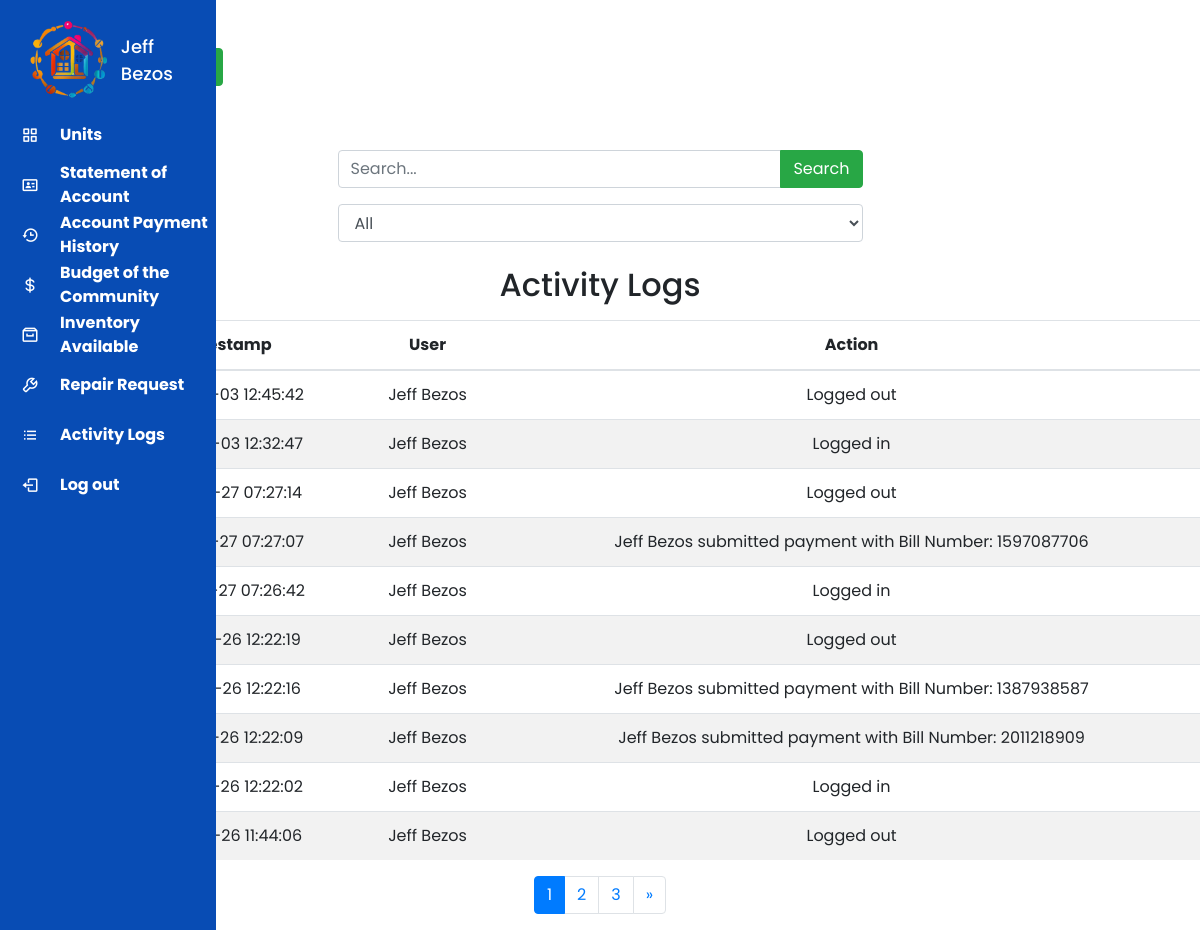
Before: /casa_bougainvilla/tenant_dashboard/activitylogs.php (signed in) with the older database file.
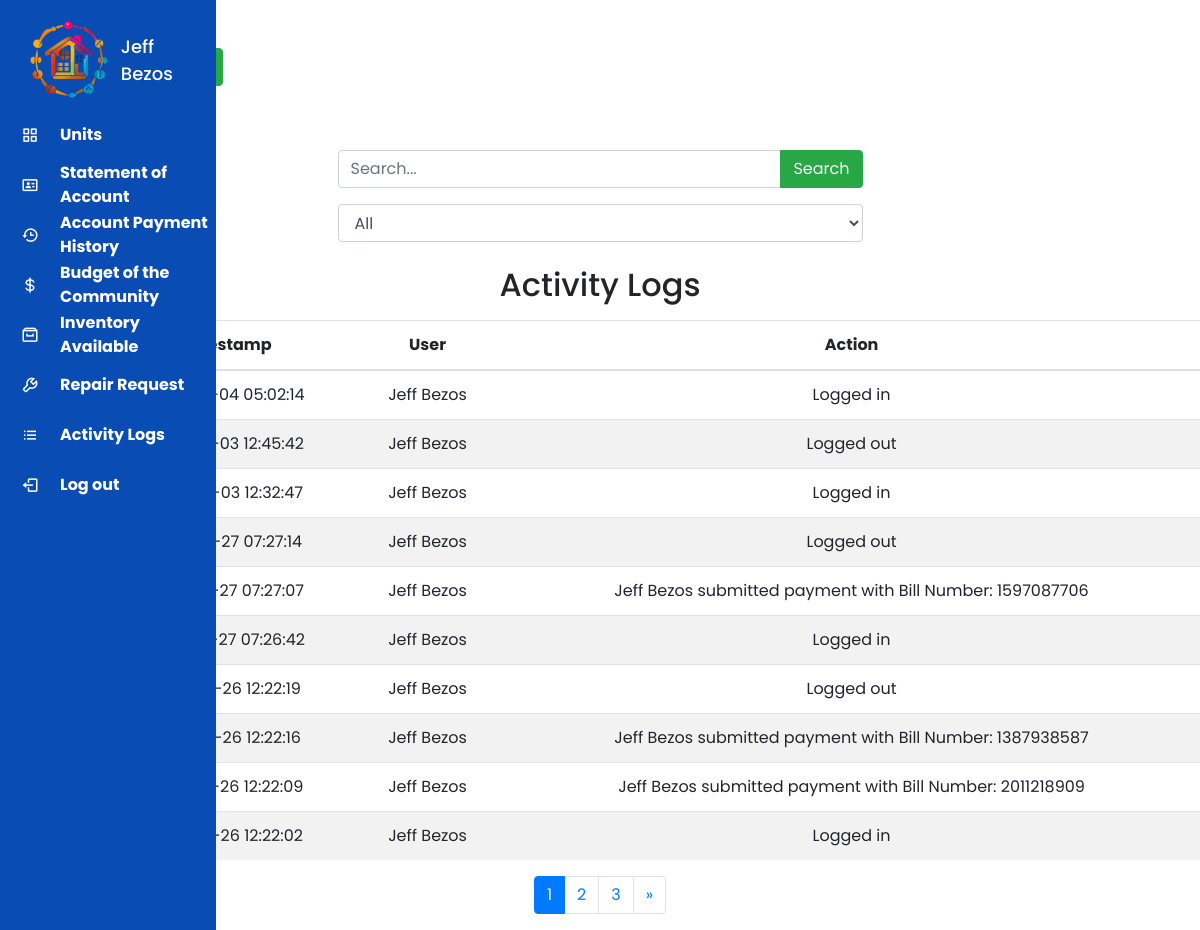
After: the same page with the newer database file.
### tables this page shows
CREATE TABLE `activity_logs` (
  `id` int(11) NOT NULL,
  `timestamp` timestamp NOT NULL DEFAULT current_timestamp(),
  `user` varchar(255) NOT NULL,
  `action` varchar(255) NOT NULL,
  `condominium_id` int(11) DEFAULT NULL,
  `account_number` int(10) NOT NULL
);

### casa_bougainvilla/tenant_dashboard/activitylogs.php (the view, shortened to what this page needs)
<?php
include('../../includes/database.php');
$account_number = $_SESSION['account_number'];
$rowsPerPage = 10;
$page = isset($_GET['page']) ? intval($_GET['page']) : 1;
$offset = ($page - 1) * $rowsPerPage;
$activity_logs_query = "SELECT * FROM activity_logs WHERE condominium_id = 1 AND account_number = ? ORDER BY timestamp DESC LIMIT $offset, $rowsPerPage";
$stmt_logs = $mysqli->prepare($activity_logs_query);
$stmt_logs->bind_param("i", $account_number);
$stmt_logs->execute();
$activity_logs_result = $stmt_logs->get_result();
$totalRows = $mysqli->query("SELECT COUNT(*) as count FROM activity_logs WHERE condominium_id = 1 AND account_number = $account_number")->fetch_assoc()['count'];
$totalPages = ceil($totalRows / $rowsPerPage);
?>
<!DOCTYPE html>
<html lang="en">
<head>
    <link rel="stylesheet" href="https://cdn.jsdelivr.net/npm/bootstrap@4.0.0/dist/css/bootstrap.min.css">
    <link href='https://unpkg.com/boxicons@2.0.7/css/boxicons.min.css' rel='stylesheet'>
    <link rel="stylesheet" type="text/css"
        href="https://cdnjs.cloudflare.com/ajax/libs/jquery.tablesorter/2.31.3/css/theme.bootstrap.min.css">
    <link rel="stylesheet" type="text/css"
        href="https://cdnjs.cloudflare.com/ajax/libs/jquery.tablesorter/2.31.3/css/theme.default.min.css">
</head>
<body>
    <?php include "../../includes/sidebars/tenant_sidebar.php" ?>
    <div class="container">
        <button class="btn btn-success mx-5 my-5"" onclick=" downloadPDF()"><i class='bx bx-printer'></i> Print
            Table</button>
        <div class="container mt-3">
            <div class="row">
                <div class="col-md-6 offset-md-3">
                    <form method="post" action="activitylogs.php">
                        <div class="input-group">
                            <input type="text" name="searchInput" class="form-control" placeholder="Search...">
                            <div class="input-group-append">
                                <button class="btn btn-success" type="submit" name="searchButton">
                                    <i class="bi bi-search"></i> Search
                                </button>
                            </div>
                        </div>
                    </form>
                </div>
            </div>
        </div>
        <div class="container mt-3">
            <div class="row">
                <div class="col-md-6 offset-md-3">
                    <select id="timestampFilter" class="form-control">
                        <option value="all">All</option>
                    </select>
                </div>
            </div>
        </div>
        <div class="print-section">
            <h2 class="mt-4 mb-3" style="white-space: nowrap; text-align: center;">Activity Logs</h2>
            <table id="TableSorter" class="table mx-5">
                <thead>
                    <tr>
                        <th scope="col" style="white-space: nowrap; text-align: center;">
                            <center>Timestamp</center>
                        </th>
                        <th scope="col" style="white-space: nowrap; text-align: center;">
                            <center>User</center>
                        </th>
                        <th scope="col" style="white-space: nowrap; text-align: center;">
                            <center>Action</center>
                        </th>
                    </tr>
                </thead>
                <tbody>
                    <?php
                    while ($log = $activity_logs_result->fetch_assoc()) {
                        echo '<tr>
                            <td style="white-space: nowrap; text-align: center;"><center>' . $log['timestamp'] . '</center></td>
                            <td style="white-space: nowrap; text-align: center;"><center>' . $log['user'] . '</center></td>
                            <td style="white-space: nowrap; text-align: center;"><center>' . $log['action'] . '</center></td>
                        </tr>';
                    }
                    ?>
                </tbody>
            </table>
            <ul class="pagination justify-content-center">
                <?php
                $range = 5;
                $start = max(1, $page - $range);
                $end = min($totalPages, $page + $range);
                for ($i = $start; $i <= $end; $i++) {
                    echo '<li class="page-item ' . ($i == $page ? 'active' : '') . '"><a class="page-link" href="?page=' . $i . '">' . $i . '</a></li>';
                }
                if ($page < $totalPages) {
                    echo '<li class="page-item"><a class="page-link" href="?page=' . ($page + 1) . '">&raquo;</a></li>';
                }
                ?>
            </ul>
        </div>
    </div>
</body>
</html>

Changed rows visible on the page:
no longer on this page (row unchanged): activity_logs: timestamp "2024-02-26 11:44:06", user "Jeff Bezos", action "Logged out"
added activity_logs: timestamp "2024-03-04 05:02:14", user "Jeff Bezos", action "Logged in"
